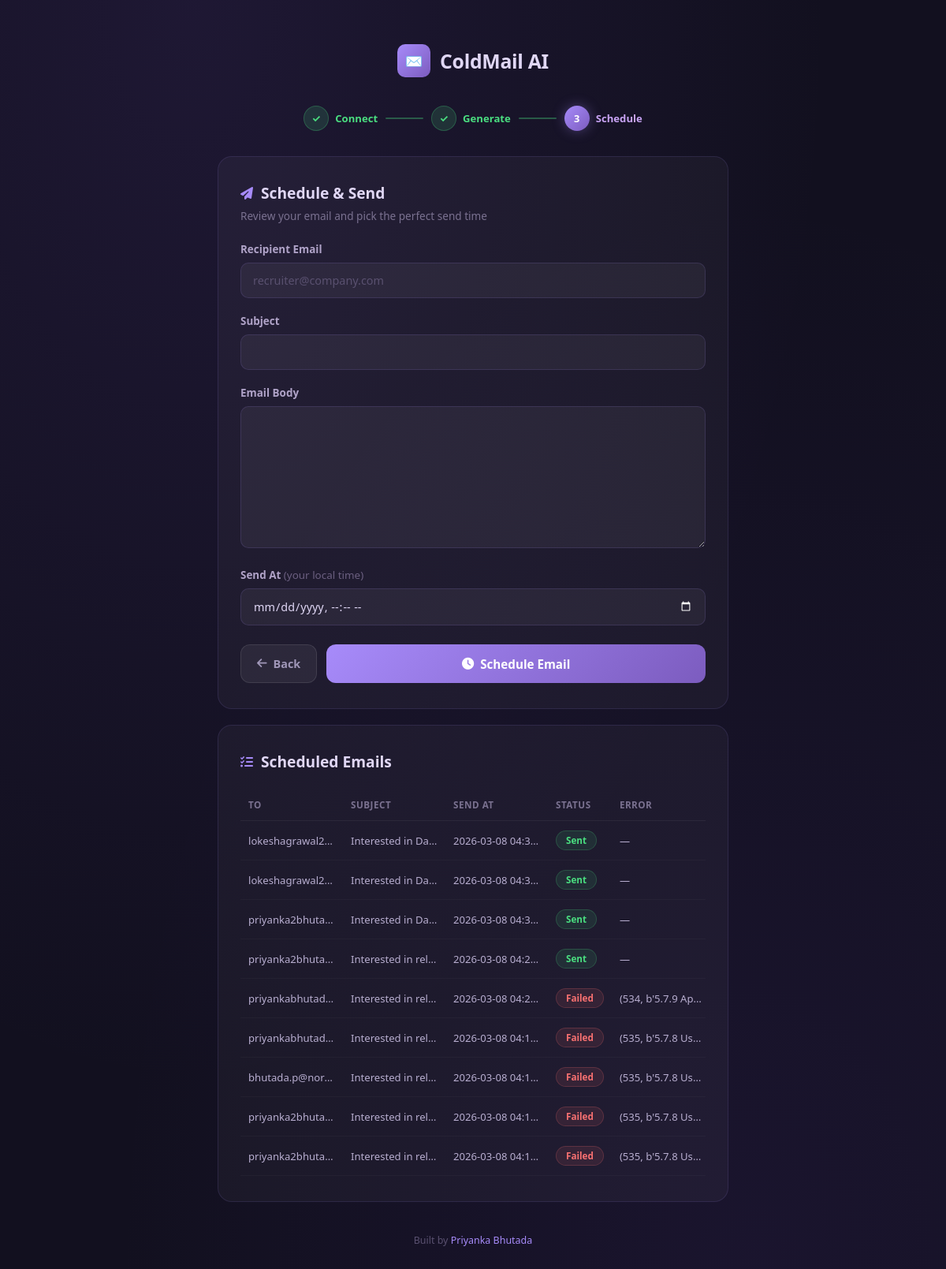
/schedule (signed in), run on the app's committed database.
### tables this page shows
CREATE TABLE scheduled_emails (
                id INTEGER PRIMARY KEY AUTOINCREMENT,
                provider TEXT NOT NULL,
                sender_email TEXT NOT NULL,
                sender_password TEXT NOT NULL,
                recipient_email TEXT NOT NULL,
                subject TEXT NOT NULL,
                body TEXT NOT NULL,
                send_at_utc TEXT NOT NULL,
                status TEXT NOT NULL DEFAULT 'scheduled',
                error_message TEXT,
                created_at_utc TEXT NOT NULL
            );

### app.py (the view)
@app.route("/schedule", methods=["GET"])
def schedule_page():
    if not require_connection():
        return redirect(url_for("connect_page"))
    return render_template(
        "schedule.html",
        current_step="schedule",
        generated_subject=session.get("generated_subject", ""),
        generated_body=session.get("generated_body", ""),
        jobs=fetch_recent_jobs(),
    )

### app.py (called while the page is built)
def get_db() -> sqlite3.Connection:
    conn = sqlite3.connect(DB_PATH)
    conn.row_factory = sqlite3.Row
    return conn

def fetch_recent_jobs(limit: int = 15) -> list[sqlite3.Row]:
    with closing(get_db()) as conn:
        return conn.execute(
            """
            SELECT id, provider, sender_email, recipient_email,
                   subject, send_at_utc, status, error_message
            FROM scheduled_emails
            ORDER BY datetime(send_at_utc) DESC
            LIMIT ?
            """,
            (limit,),
        ).fetchall()

def start_background_services() -> None:
    global _scheduler_started
    if _scheduler_started:
        return
    init_db()
    if os.getenv("RUN_SCHEDULER", "true").lower() == "true":
        thread = threading.Thread(target=scheduler_loop, daemon=True)
        thread.start()
    _scheduler_started = True

@app.before_request
def ensure_services_started() -> None:
    start_background_services()

def require_connection():
    connection = session.get("connection")
    if not connection:
        flash("Connect your email account first.", "error")
    return connection

### templates/schedule.html (shortened to what this page needs)
<!DOCTYPE html>
<html lang="en">
<head>
<link href="https://cdnjs.cloudflare.com/ajax/libs/font-awesome/6.4.0/css/all.min.css" rel="stylesheet">
</head>
<body>
<div class="container">
  <div class="header">
    <a href="/" class="logo"><div class="logo-icon">✉️</div><span class="logo-text">ColdMail AI</span></a>
  </div>
  <div class="progress">
    <div class="step"><div class="step-num done">✓</div><span class="step-name done">Connect</span></div>
    <div class="step-line done"></div>
    <div class="step"><div class="step-num done">✓</div><span class="step-name done">Generate</span></div>
    <div class="step-line done"></div>
    <div class="step"><div class="step-num active">3</div><span class="step-name active">Schedule</span></div>
  </div>
  <div class="card">
    <div class="card-title"><i class="fas fa-paper-plane"></i> Schedule & Send</div>
    <div class="card-desc">Review your email and pick the perfect send time</div>
    <form method="POST" action="/schedule">
      <label class="form-label">Recipient Email</label>
      <input class="form-input" type="email" name="recipient_email" placeholder="recruiter@company.com" required>
      <label class="form-label">Subject</label>
      <input class="form-input" type="text" name="subject" value="{{ generated_subject }}" required>
      <label class="form-label">Email Body</label>
      <textarea class="form-textarea" name="body" required>{{ generated_body }}</textarea>
      <label class="form-label">Send At <span>(your local time)</span></label>
      <input class="form-input" type="datetime-local" name="send_at" required>
      <div class="btn-row">
        <a href="/generate" class="btn-secondary"><i class="fas fa-arrow-left"></i> Back</a>
        <button type="submit" class="btn-primary"><i class="fas fa-clock"></i> Schedule Email</button>
      </div>
    </form>
  </div>
  <div class="card">
    <div class="card-title"><i class="fas fa-list-check"></i> Scheduled Emails</div>
    {% if jobs %}
    <div class="table-wrap">
      <table class="email-table">
        <thead>
          <tr>
            <th>To</th>
            <th>Subject</th>
            <th>Send At</th>
            <th>Status</th>
            <th>Error</th>
          </tr>
        </thead>
        <tbody>
          {% for job in jobs %}
          <tr>
            <td>{{ job.recipient_email }}</td>
            <td>{{ job.subject }}</td>
            <td>{{ job.send_at_utc[:16]|replace('T',' ') }} UTC</td>
            <td><span class="status-badge status-{{ job.status }}">{{ job.status|title }}</span></td>
            <td class="error-text" title="{{ job.error_message or '' }}">{{ job.error_message or '—' }}</td>
          </tr>
          {% endfor %}
        </tbody>
      </table>
    </div>
    {% else %}
    <div class="empty-state">
      <i class="fas fa-inbox"></i>
      No scheduled emails yet
    </div>
    {% endif %}
  </div>
  <div class="footer">Built by <a href="https://www.linkedin.com/in/priyanka-bhutada/">Priyanka Bhutada</a></div>
</div>
</body>
</html>

### data on the page
scheduled_emails: recipient_email "lokeshagrawal2…", subject "Interested in Da…", send_at_utc "2026-03-08 04:3…", status "Sent", error_message "—"
scheduled_emails: recipient_email "lokeshagrawal2…", subject "Interested in Da…", send_at_utc "2026-03-08 04:3…", status "Sent", error_message "—"
scheduled_emails: recipient_email "priyanka2bhuta…", subject "Interested in Da…", send_at_utc "2026-03-08 04:3…", status "Sent", error_message "—"
scheduled_emails: recipient_email "priyanka2bhuta…", subject "Interested in rel…", send_at_utc "2026-03-08 04:2…", status "Sent", error_message "—"
scheduled_emails: recipient_email "priyankabhutad…", subject "Interested in rel…", send_at_utc "2026-03-08 04:2…", status "Failed", error_message "(534, b'5.7.9 Ap…"
scheduled_emails: recipient_email "priyankabhutad…", subject "Interested in rel…", send_at_utc "2026-03-08 04:1…", status "Failed", error_message "(535, b'5.7.8 Us…"
scheduled_emails: recipient_email "bhutada.p@nor…", subject "Interested in rel…", send_at_utc "2026-03-08 04:1…", status "Failed", error_message "(535, b'5.7.8 Us…"
scheduled_emails: recipient_email "priyanka2bhuta…", subject "Interested in rel…", send_at_utc "2026-03-08 04:1…", status "Failed", error_message "(535, b'5.7.8 Us…"
scheduled_emails: recipient_email "priyanka2bhuta…", subject "Interested in rel…", send_at_utc "2026-03-08 04:1…", status "Failed", error_message "(535, b'5.7.8 Us…"
